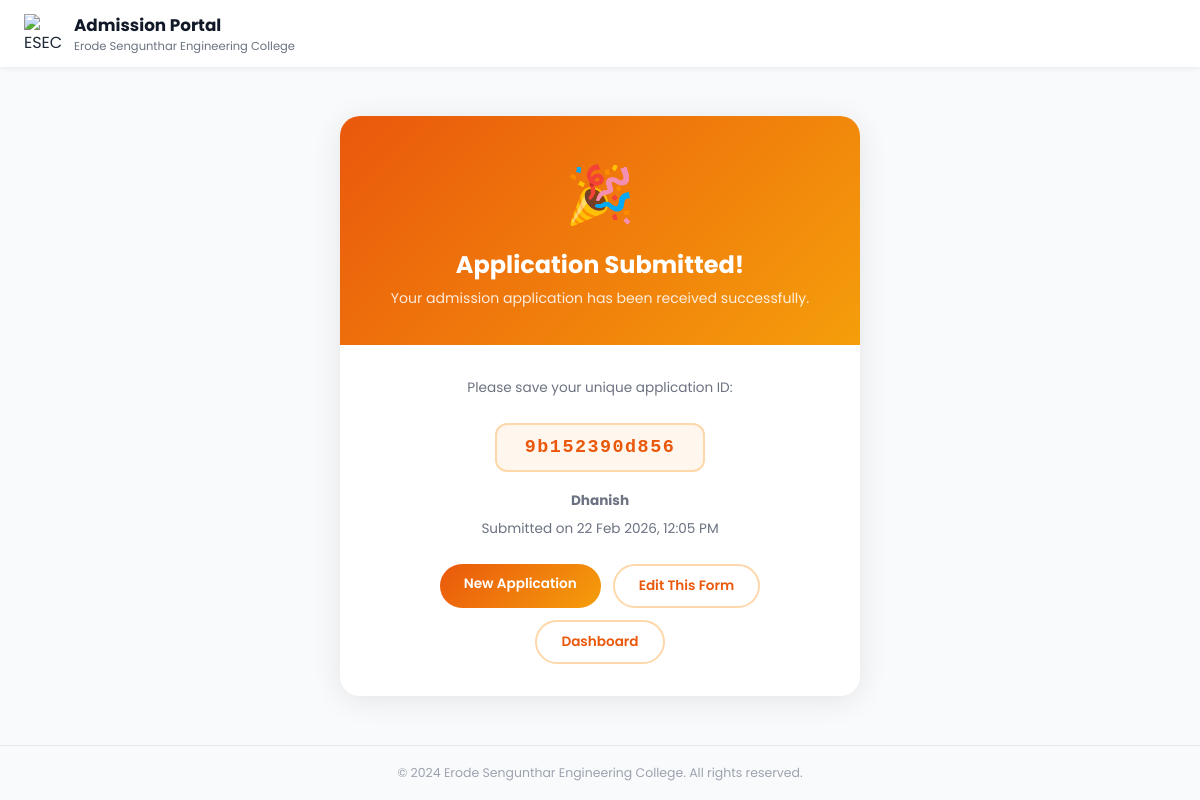
The page /success/1/ (signed in) on the database its author committed.
### admission_form/models.py (models this page shows, shortened)
class Admission(models.Model):
    ADMISSION_STATUS_CHOICES = (
        ('enquired', 'Enquired'),
        ('admitted', 'Admitted'),
        ('discontinued', 'Discontinued'),
        ('left', 'Left'),
    )
    admission_status = models.CharField(max_length=20, choices=ADMISSION_STATUS_CHOICES, default='enquired', db_index=True)
    application_number = models.CharField(max_length=100, blank=True, null=True)
    application_date = models.DateField(blank=True, null=True)
    admission_date = models.DateField(blank=True, null=True)
    allotment_number = models.CharField(max_length=100, blank=True, null=True)
    portal_status = models.CharField(max_length=50, blank=True, null=True)
    quota = models.CharField(max_length=50, blank=True, null=True)
    roll_number = models.CharField(max_length=100, blank=True, null=True)
    unique_id = models.CharField(max_length=100, blank=True, null=True)
    umis_number = models.CharField(max_length=100, blank=True, null=True)
    level = models.CharField(max_length=10, blank=True, null=True, db_index=True)
    course = models.CharField(max_length=100, blank=True, null=True)
    branch = models.CharField(max_length=100, blank=True, null=True)
    department_preferences = models.JSONField(default=dict, blank=True, null=True)
    pg_dept = models.CharField(max_length=255, blank=True, null=True)
    is_fg = models.BooleanField(default=False, blank=True, null=True)
    fg_number = models.CharField(max_length=100, blank=True, null=True)
    pmss = models.BooleanField(default=False, blank=True, null=True)
    seven_five = models.BooleanField(default=False, blank=True, null=True)
    student_name = models.CharField(max_length=255, blank=True, null=True)
    dob = models.DateField(blank=True, null=True)
    gender = models.CharField(max_length=10, blank=True, null=True)
    community = models.CharField(max_length=50, blank=True, null=True, db_index=True)
    caste = models.CharField(max_length=100, blank=True, null=True)
    region = models.CharField(max_length=100, blank=True, null=True)
    aadhaar_number = models.CharField(max_length=12, blank=True, null=True)
    father_name = models.CharField(max_length=255, blank=True, null=True)
    mother_name = models.CharField(max_length=255, blank=True, null=True)
    guardian_name = models.CharField(max_length=255, blank=True, null=True)
    father_mobile = models.CharField(max_length=15, blank=True, null=True)
    mother_mobile = models.CharField(max_length=15, blank=True, null=True)
    guardian_mobile = models.CharField(max_length=15, blank=True, null=True)
    email = models.EmailField(blank=True, null=True)
    student_mobile = models.CharField(max_length=15, blank=True, null=True)
    address = models.TextField(blank=True, null=True)
    pincode = models.CharField(max_length=10, blank=True, null=True)
    district = models.CharField(max_length=100, blank=True, null=True, db_index=True)
    state = models.CharField(max_length=100, blank=True, null=True, db_index=True)
    country = models.CharField(max_length=100, blank=True, null=True, db_index=True)
    qualification = models.CharField(max_length=10, blank=True, null=True)
    tenth_total = models.CharField(max_length=50, blank=True, null=True)
    tenth_percentage = models.CharField(max_length=50, blank=True, null=True)
    twelfth_total = models.CharField(max_length=50, blank=True, null=True)
    twelfth_percentage = models.CharField(max_length=50, blank=True, null=True)
    twelfth_major = models.CharField(max_length=255, blank=True, null=True)
    twelth_reg_no = models.CharField(max_length=50, blank=True, null=True)
    maths_marks = models.DecimalField(max_digits=5, decimal_places=2, blank=True, null=True)
    physics_marks = models.DecimalField(max_digits=5, decimal_places=2, blank=True, null=True)
    chemistry_marks = models.DecimalField(max_digits=5, decimal_places=2, blank=True, null=True)
    cutoff_marks = models.DecimalField(max_digits=5, decimal_places=2, blank=True, null=True, db_index=True)
    diploma_total = models.CharField(max_length=50, blank=True, null=True)
    diploma_percentage = models.CharField(max_length=50, blank=True, null=True)
    diploma_major = models.CharField(max_length=255, blank=True, null=True)
    board = models.CharField(max_length=50, blank=True, null=True, db_index=True)
    year_passing = models.IntegerField(blank=True, null=True)
    medium = models.CharField(max_length=50, blank=True, null=True)
    last_school = models.CharField(max_length=255, blank=True, null=True)
    vocational_stream = models.CharField(max_length=255, blank=True, null=True)
    skill_proof = models.FileField(upload_to=af_vocational_upload_path, blank=True, null=True)
    diploma_college = models.CharField(max_length=255, blank=True, null=True)
    diploma_year_passing = models.IntegerField(blank=True, null=True)
    college_address1 = models.CharField(max_length=500, blank=True, null=True)
    college_district = models.CharField(max_length=100, blank=True, null=True)
    college_state = models.CharField(max_length=100, blank=True, null=True)
    college_fee = models.DecimalField(max_digits=10, decimal_places=2, blank=True, null=True)
    hostel_fee = models.DecimalField(max_digits=10, decimal_places=2, blank=True, null=True)
    bus_fee = models.DecimalField(max_digits=10, decimal_places=2, blank=True, null=True)
    other_fee = models.DecimalField(max_digits=10, decimal_places=2, blank=True, null=True)
    paid_fee = models.DecimalField(max_digits=10, decimal_places=2, blank=True, null=True)
    concession_amount = models.DecimalField(max_digits=10, decimal_places=2, blank=True, null=True)
    unpaid_fee = models.DecimalField(max_digits=10, decimal_places=2, blank=True, null=True)
    transaction_id = models.CharField(max_length=50, blank=True, null=True)
    transaction_date = models.DateTimeField(blank=True, null=True)
    had_paid = models.BooleanField(default=False, blank=True, null=True)
    facility_type = models.CharField(max_length=20, blank=True, null=True)
    hostel_name = models.CharField(max_length=100, blank=True, null=True)
    boarding_point = models.CharField(max_length=100, blank=True, null=True)
    bus_needed = models.CharField(max_length=10, blank=True, null=True, db_index=True)
    bus_route = models.CharField(max_length=255, blank=True, null=True)
    hostel_needed = models.CharField(max_length=10, blank=True, null=True, db_index=True)
    hostel_type = models.CharField(max_length=100, blank=True, null=True)
    room_type = models.CharField(max_length=100, blank=True, null=True)
    mess_type = models.CharField(max_length=100, blank=True, null=True)
    hostel_fee_amount = models.DecimalField(max_digits=10, decimal_places=2, blank=True, null=True)
    account_holder_name = models.CharField(max_length=255, blank=True, null=True)
    account_number = models.CharField(max_length=30, blank=True, null=True)
    bank_name = models.CharField(max_length=100, blank=True, null=True)
    ifsc_code = models.CharField(max_length=15, blank=True, null=True)
    bank_branch = models.CharField(max_length=100, blank=True, null=True)
    seeding_status = models.CharField(max_length=50, blank=True, null=True)
    tc = models.FileField(upload_to=af_certificate_upload_path, blank=True, null=True)
    community_cert = models.FileField(upload_to=af_certificate_upload_path, blank=True, null=True)
    aadhaar = models.FileField(upload_to=af_certificate_upload_path, blank=True, null=True)
    tenth_marksheet = models.FileField(upload_to=af_certificate_upload_path, blank=True, null=True)
    twelfth_marksheet = models.FileField(upload_to=af_certificate_upload_path, blank=True, null=True)
    photo = models.FileField(upload_to=af_photo_upload_path, blank=True, null=True)
    created_at = models.DateTimeField(auto_now_add=True, db_index=True)
    class Meta:
        app_label = 'admission_form'

### admission_form/views.py (the view)
# urls.py: path('success/<str:identifier>/', views.success_view, name='success'),
@login_required
def success_view(request, identifier):
    try:
        if identifier.isdigit():
            admission = Admission.objects.filter(pk=int(identifier)).first()
        else:
            admission = Admission.objects.filter(unique_id=identifier).first()
        if not admission:
            messages.error(request, 'Admission record not found.')
            return redirect('admission_form:form')
        return render(request, 'admission_form/success.html', {'admission': admission})
    except Exception as e:
        logger.error(f"Error loading success page: {str(e)}")
        messages.error(request, 'An error occurred while loading the success page.')
        return redirect('admission_form:form')

### admission_form/templates/admission_form/success.html (shortened to what this page needs)
<!DOCTYPE html>
<html lang="en">
    <head>
    </head>
    <body>
        <header class="site-header">
            <img src="https://portal.esec.ac.in/uploads/banner/logo.png"
                 alt="ESEC Logo">
            <div>
                <h1>Admission Portal</h1>
                <p>Erode Sengunthar Engineering College</p>
            </div>
        </header>
        <main>
            <div class="card">
                <div class="card-top">
                    <span class="icon">🎉</span>
                    <h2>Application Submitted!</h2>
                    <p>Your admission application has been received successfully.</p>
                </div>
                <div class="card-body">
                    <p>Please save your unique application ID:</p>
                    <div class="uid-box">{{ admission.unique_id }}</div>
                    <p>
                        <strong>{{ admission.student_name }}</strong>
                    </p>
                    <p>Submitted on {{ admission.created_at|date:"d M Y, h:i A" }}</p>
                    <div class="actions">
                        <a href="{% url 'admission_form:form' %}" class="btn btn-primary">New Application</a>
                        <a href="{% url 'admission_form:form_edit' admission.pk %}"
                           class="btn btn-outline">Edit This Form</a>
                        <a href="{% url 'admission_form:home' %}" class="btn btn-outline">Dashboard</a>
                    </div>
                </div>
            </div>
        </main>
        <footer>
            © 2024 Erode Sengunthar Engineering College. All rights reserved.
        </footer>
    </body>
</html>

### admission_form/templates/admission_form/success.html (style rules this page uses)
*, *::before, *::after { box-sizing: border-box; margin: 0; padding: 0; }
body { font-family: 'Poppins', sans-serif; background: #f9fafb; color: #1f2937; min-height: 100vh; display: flex; flex-direction: column; }
.site-header { background: #fff; box-shadow: 0 1px 6px rgba(0,0,0,.08); padding: 12px 24px; display: flex; align-items: center; gap: 10px; }
.site-header img { height: 40px; width: 40px; object-fit: contain; }
.site-header h1 { font-size: 1.05rem; font-weight: 700; color: #111827; }
.site-header p { font-size: .72rem; color: #6b7280; }
main { flex: 1; display: flex; align-items: center; justify-content: center; padding: 40px 20px; }
.card { background: #fff; border-radius: 20px; box-shadow: 0 4px 30px rgba(0,0,0,.09); max-width: 520px; width: 100%; overflow: hidden; }
.card-top { background: linear-gradient(135deg, #ea580c, #f59e0b); padding: 36px 32px; text-align: center; }
.icon { font-size: 3.5rem; display: block; margin-bottom: 10px; }
.card-top h2 { font-size: 1.5rem; font-weight: 700; color: #fff; }
.card-top p { font-size: .88rem; color: rgba(255,255,255,.85); margin-top: 6px; }
.card-body { padding: 32px; text-align: center; }
.uid-box { display: inline-block; background: #fff7ed; border: 2px solid #fed7aa; border-radius: 12px; padding: 12px 28px; font-size: 1.15rem; font-weight: 700; letter-spacing: 1.5px; font-family: 'Courier New', monospace; color: #ea580c; margin: 18px 0; }
.card-body p { font-size: .85rem; color: #6b7280; line-height: 1.6; margin-bottom: 6px; }
.actions { display: flex; gap: 12px; justify-content: center; flex-wrap: wrap; margin-top: 24px; }
.btn { border-radius: 999px; padding: 10px 24px; font-size: .85rem; font-weight: 600; font-family: 'Poppins', sans-serif; text-decoration: none; transition: opacity .2s, transform .15s; border: none; cursor: pointer; }
.btn-primary { background: linear-gradient(135deg, #ea580c, #f59e0b); color: #fff; }
.btn-outline { background: #fff; color: #ea580c; border: 2px solid #fed7aa; }
footer { text-align: center; padding: 18px; font-size: .78rem; color: #9ca3af; border-top: 1px solid #e5e7eb; }

### rows shown on the page
Admission: unique_id "9b152390d856", student_name "Dhanish", created_at "22 Feb 2026, 12:05 PM"
